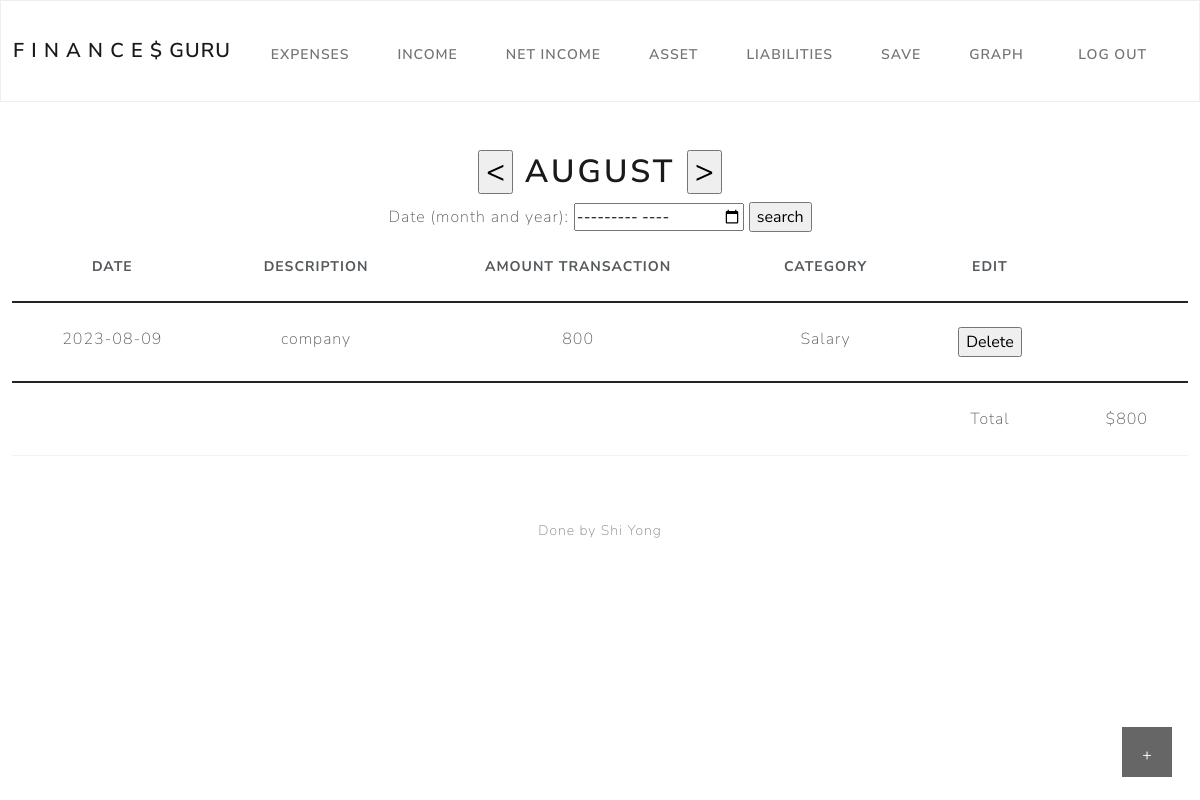
/income (signed in), run on the app's committed database.
### tables this page shows
CREATE TABLE "Income" (
	"I_id"	INTEGER,
	"Date"	TEXT,
	"Description"	TEXT,
	"income"	INTEGER,
	"Category"	TEXT,
	"id"	INTEGER NOT NULL,
	FOREIGN KEY("id") REFERENCES "users"("id"),
	PRIMARY KEY("I_id" AUTOINCREMENT)
);

### app.py (the view)
@app.route("/income", methods=["GET", "POST"])
@login_required
def income():
    global month1
    if request.method == "POST":
        Date = request.form.get('Date')
        Description = request.form.get('Description')
        income = request.form.get('income')
        Category = request.form.get('Category')
        if Date:
            db.execute("INSERT INTO Income (id, Date,Description,income,Category) VALUES(?, ?, ?, ?, ?)", session["user_id"], Date,Description,income,Category)
        Delete = request.form.get('Delete')
        if Delete != None:
            db.execute("DELETE FROM Income WHERE I_id = ? AND id = ?",Delete,session["user_id"])
        today = date.today()
        today = str(today)
        search = today[:-4]
        MONTH = request.form.get('month')
        if MONTH != None:
            MONTH = str(MONTH)
            MONTH = MONTH[-2:]
            if MONTH[:1] == '0':
                month1 = int(MONTH[-1:])
            else:
                month1 = int(MONTH)
        Previous = request.form.get('Previous')
        if Previous != None:
            month1 = int(month1) -1
        Next = request.form.get('Next')
        if Next != None:
            month1 = int(month1) +1
        if int(month1) > 12 or int(month1) < 1: #check if it overflow
            month1 = today[-4:-3]
        Month_full_name = calendar.month_name[int(month1)]
        month1 = str(month1)
        search = search + month1
        search = search + '%'
        total = db.execute("SELECT SUM(income) FROM Income WHERE id = ? AND Date LIKE ?", session["user_id"],search)
        total = total[0]['SUM(income)']
        if total == None:
            total = 0
        LIST = db.execute("SELECT * FROM Income WHERE id = ? AND Date LIKE ? ORDER BY Date DESC", session["user_id"],search) #TODO Search the data from This month date
        return render_template('income.html',LIST=LIST,Month_full_name=Month_full_name, total = total)
    else:
        today = date.today()
        today = str(today)
        search = today[:-4]
        month1 = today[-4:-3]
        Month_full_name = calendar.month_name[int(month1)]
        search = search + month1
        search = search + '%'
        total = db.execute("SELECT SUM(income) FROM Income WHERE id = ? AND Date LIKE ?", session["user_id"],search)
        total = total[0]['SUM(income)']
        if total == None:
            total = 0
        LIST = db.execute("SELECT * FROM Income WHERE id = ? AND Date LIKE ? ORDER BY Date DESC", session["user_id"],search) #TODO Search the data from This month date
        return render_template('income.html',LIST=LIST,Month_full_name=Month_full_name, total = total)

### app.py (called while the page is built)
@app.after_request
def after_request(response):
    response.headers["Cache-Control"] = "no-cache, no-store, must-revalidate"
    response.headers["Expires"] = 0
    response.headers["Pragma"] = "no-cache"
    return response

### helpers.py (called while the page is built)
def login_required(f):
    @wraps(f)
    def decorated_function(*args, **kwargs):
        if session.get("user_id") is None:
            return redirect("/login")
        return f(*args, **kwargs)
    return decorated_function

### templates/income.html (shortened to what this page needs)
{% extends "layout.html" %}
{% block main %}
<button class="open-button" onclick="openForm()">+</button>
<form action="/income" method="post">
<h1><input type="submit" name="Previous" value="<">
    {{Month_full_name}}
    <input type="submit" name="Next" value=">"></h1>
</form>
<form action="/income" method="post">
  <label for="month">Date (month and year):</label>
  <input type="month" id="month" name="month" required>
  <input type="submit" value="search">
</form>
  <table class="table" style="margin-left:auto;margin-right:auto;">
        <thead class="thead-dark">
            <tr>
                <th scope="col">Date</th>
                <th scope="col">Description</th>
                <th scope="col">Amount Transaction</th>
                <th scope="col">Category</th>
                <th>Edit</th>
            </tr>
        </thead>
        <tbody>
            {% for row in LIST %}
                <tr>
                    <td>{{row['Date']}}</td>
                    <td>{{row['Description']}}</td>
                    <td>{{row['income']}}</td>
                    <td>{{row['Category']}}</td>
                    <td>
                    <form action="/income" method="post">
                       <input type="submit" value="Delete" >
                   </form>
                    </td>
                </tr>
            {% endfor %}
        </tbody>
        <tfoot>
                <tr><td></td>
                    <td></td>
                    <td></td>
                    <td></td>
                    <td>Total</td>
                    <td >${{ total }}</td>
                </tr>
        </tfoot>
    </table>
{% endblock %}

### templates/income.html (style rules this page uses)
body * { box-sizing: border-box; }
.open-button { background-color: black; color: white; padding: 16px 20px; border: none; cursor: pointer; opacity: 0.6; position: fixed; bottom: 23px; right: 28px; width: 50px; height: 50px; text-align: center; }

### data on the page
Income: Date "2023-08-09", Description "company", income "800", Category "Salary"

### other printed values
{{ Month_full_name }} "AUGUST"
{{ total }} "800"
